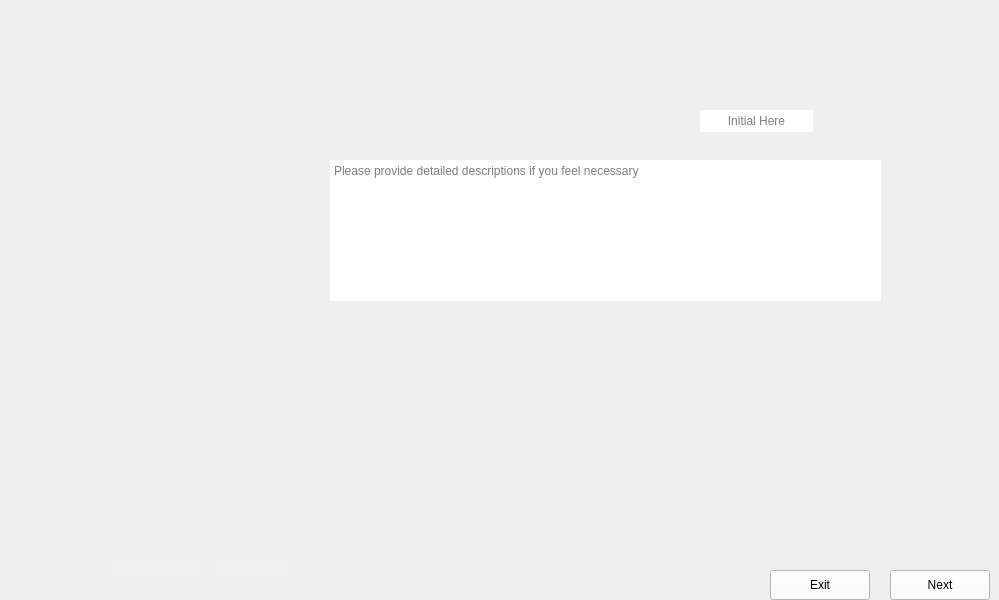
      <widget class="QWidget" name="Mount_Piezo_Wafer_1">
       <property name="maximumSize">
        <size>
         <width>1024</width>
         <height>600</height>
        </size>
       </property>
       <property name="styleSheet">
        <string notr="true">border-image: url(:/images/images/Mount_Piezo_Wafer_1.PNG);</string>
       </property>
       <widget class="QTextEdit" name="Mount_Piezo_Wafer_1_Comments_3">
        <property name="geometry">
         <rect>
          <x>330</x>
          <y>160</y>
          <width>551</width>
          <height>141</height>
         </rect>
        </property>
        <property name="styleSheet">
         <string notr="true">border-image:None;
border: None;</string>
        </property>
        <property name="placeholderText">
         <string>Please provide detailed descriptions if you feel necessary</string>
        </property>
       </widget>
       <widget class="QPushButton" name="Mount_Piezo_Wafer_1_Next">
        <property name="geometry">
         <rect>
          <x>890</x>
          <y>570</y>
          <width>100</width>
          <height>30</height>
         </rect>
        </property>
        <property name="styleSheet">
         <string notr="true">QPushButton{
background-color: rgb(255, 255, 255);
height: 35px;
border-image:None;
}
QPushButton::hover{
background-color: rgb(0, 0, 255);
}
QPushButton:pressed{
padding-top:7px;
padding-top:7px;
}</string>
        </property>
        <property name="text">
         <string>Next</string>
        </property>
        <property name="iconSize">
         <size>
          <width>20</width>
          <height>20</height>
         </size>
        </property>
        <property name="autoDefault">
         <bool>false</bool>
        </property>
       </widget>
       <widget class="QPushButton" name="Mount_Piezo_Wafer_1_Back">
        <property name="geometry">
         <rect>
          <x>770</x>
          <y>570</y>
          <width>100</width>
          <height>30</height>
         </rect>
        </property>
        <property name="styleSheet">
         <string notr="true">QPushButton{
background-color: rgb(255, 255, 255);
height: 35px;
border-image:None;
}
QPushButton::hover{
background-color: rgb(0, 0, 255);
}
QPushButton:pressed{
padding-top:7px;
padding-top:7px;
}</string>
        </property>
        <property name="text">
         <string>Exit</string>
        </property>
        <property name="iconSize">
         <size>
          <width>20</width>
          <height>20</height>
         </size>
        </property>
        <property name="autoDefault">
         <bool>false</bool>
        </property>
       </widget>
       <widget class="QLineEdit" name="Mount_Piezo_Wafer_1_Initial">
        <property name="geometry">
         <rect>
          <x>210</x>
          <y>560</y>
          <width>81</width>
          <height>22</height>
         </rect>
        </property>
        <property name="styleSheet">
         <string notr="true">QLineEdit{
background-color: rgb(240, 240, 240);
border: none;
border-image:None;
}</string>
        </property>
       </widget>
       <widget class="QLineEdit" name="Mount_Piezo_Wafer_1_Dates">
        <property name="geometry">
         <rect>
          <x>110</x>
          <y>560</y>
          <width>90</width>
          <height>22</height>
         </rect>
        </property>
        <property name="styleSheet">
         <string notr="true">QLineEdit{
background-color: rgb(240, 240, 240);
border: none;
border-image:None;
}</string>
        </property>
       </widget>
       <widget class="QLineEdit" name="Mount_Piezo_Wafer_1_Data">
        <property name="enabled">
         <bool>true</bool>
        </property>
        <property name="geometry">
         <rect>
          <x>700</x>
          <y>110</y>
          <width>113</width>
          <height>22</height>
         </rect>
        </property>
        <property name="styleSheet">
         <string notr="true">border-image:None;
border: None;</string>
        </property>
        <property name="text">
         <string/>
        </property>
        <property name="maxLength">
         <number>32767</number>
        </property>
        <property name="alignment">
         <set>Qt::AlignCenter</set>
        </property>
        <property name="placeholderText">
         <string>Initial Here</string>
        </property>
       </widget>
      </widget>
